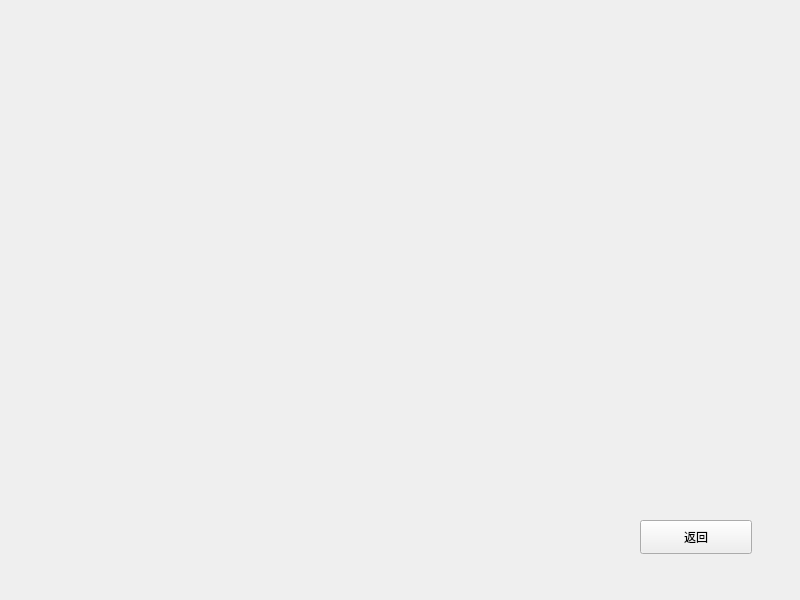
<?xml version="1.0" encoding="UTF-8"?>
<ui version="4.0">
 <class>ShouDong</class>
 <widget class="QMainWindow" name="ShouDong">
  <property name="geometry">
   <rect>
    <x>0</x>
    <y>0</y>
    <width>800</width>
    <height>600</height>
   </rect>
  </property>
  <property name="windowTitle">
   <string>MainWindow</string>
  </property>
  <widget class="QWidget" name="centralwidget">
   <widget class="QPushButton" name="ReturnBt">
    <property name="geometry">
     <rect>
      <x>640</x>
      <y>520</y>
      <width>112</width>
      <height>34</height>
     </rect>
    </property>
    <property name="text">
     <string>返回</string>
    </property>
   </widget>
  </widget>
 </widget>
 <resources/>
 <connections/>
</ui>
